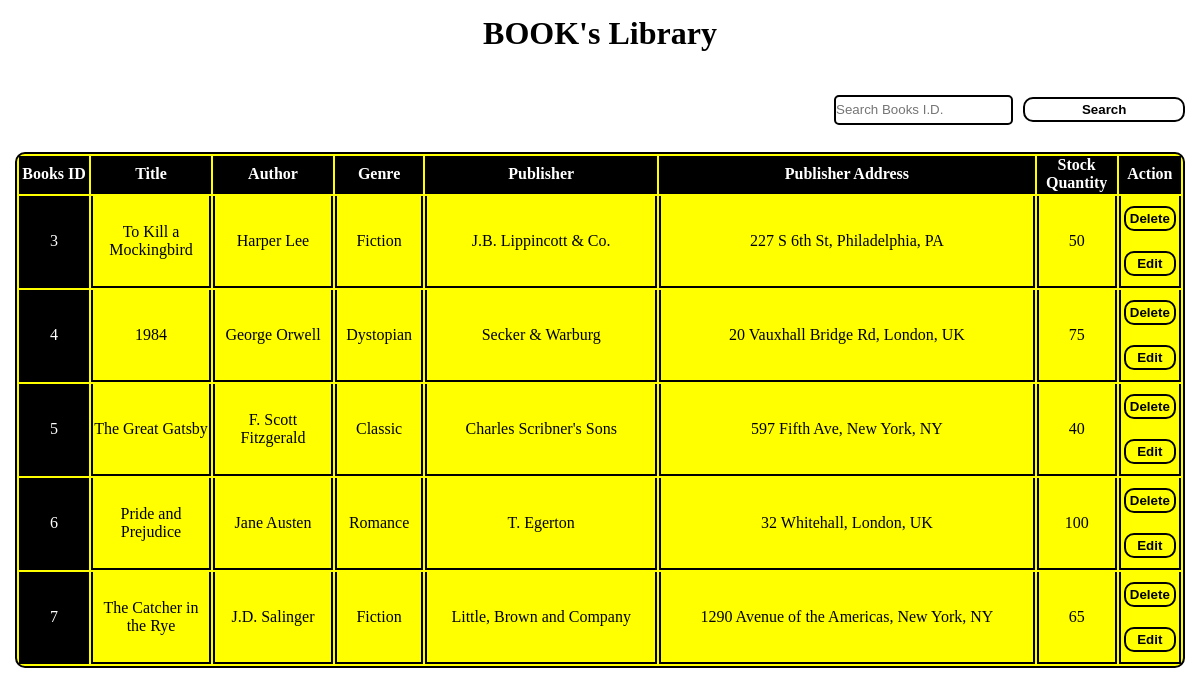
The app's page /indexmain.php with its own data.
### tables this page shows
CREATE TABLE `book` (
  `id` int(200) NOT NULL,
  `title` varchar(200) NOT NULL,
  `author` varchar(200) NOT NULL,
  `genre` varchar(200) NOT NULL,
  `publisher` varchar(200) NOT NULL,
  `publisherAddress` varchar(200) NOT NULL,
  `stock` varchar(200) NOT NULL
);

### indexmain.php (the view, shortened to what this page needs)
<!DOCTYPE html>
<html lang="en">
<head>
    <link rel="stylesheet" href="css/style.css">
</head>
<body>
    <div class="container">
        <div class="tables">
            <h1>BOOK's Library</h1>
            <div class="search_box">
                <form method="POST" action="search.php">
                    <input type="number" id="search" name="search" placeholder="Search Books I.D.">
                    <button type="submit">Search</button>
                </form>
            </div>
            <table>
                <thead>
                    <th width="70">Books ID</th>
                    <th width="120">Title</th>
                    <th width="120">Author</th>
                    <th>Genre</th>
                    <th>Publisher</th>
                    <th>Publisher Address</th>
                    <th width="80">Stock Quantity</th>
                    <th>Action</th>
                </thead>
                <tbody>
                <?php
                $servername = "localhost";
                $username = "root";
                $password = "";
                $dbname = "books_db";
                $conn = new mysqli($servername, $username, $password, $dbname);
                $sql = $conn->prepare("SELECT * FROM book");
                $sql->execute();
                $result = $sql->get_result();
                if($result->num_rows > 0) {
                    $rows = $result->fetch_all(MYSQLI_ASSOC);
                    foreach($rows as $row) {
                        echo '
                        <tr>
                        <td style="background-color: #000; color: #fff;">' . $row["id"] . '</td>
                        <td>' . $row["title"] . '</td>
                        <td>' . $row["author"] . '</td>
                        <td>' . $row["genre"] . '</td>
                        <td>' . $row["publisher"] . '</td>
                        <td>' . $row["publisherAddress"] . '</td>
                        <td>' . $row["stock"] . '</td>
                        <td>
                            <form method="POST" action="php/delete.php">
                                <button type="submit">Delete</button>
                                <input type="hidden" name="delete" value="' . $row["id"] . '">
                            </form>
                            <form method="POST" action="update.php">
                                <button type="submit">Edit</button>
                                <input type="hidden" name="update" value="' . $row["id"] . '">
                            </form>
                        </td>
                    </tr>
                        ';
                    }
                }
                ?>
                </tbody>
            </table>
        </div>
    </div>
</body>
</html>

### css/style.css (style rules this page uses)
* { padding: 0; margin: 0; box-sizing: border-box; }
.container { width: 100%; height: auto; display: flex; justify-content: center; align-items: center; }
.tables { width: 100%; height: auto; display: flex; justify-content: center; align-items: center; flex-flow: column; margin: 15px; }
.tables h1 { margin: 0px 0px 15px 0px; }
.tables table { width: 100%; height: auto; background-color: #ff0; border-radius: 10px; border: 2px solid #000; overflow: hidden; }
.tables th { border-left: 2px solid #000; border-right: 2px solid #000; border-bottom: 2px solid #000; background-color: #000; color: #fff; }
.tables td { border-left: 2px solid #000; border-right: 2px solid #000; border-bottom: 2px solid #000; text-align: center; }
.tables button { width: 90%; height: 25px; background: transparent; border: 2px solid #000; border-radius: 10px; font-weight: bold; cursor: pointer; transition: 0.5s ease-in-out; margin: 10px 0 10px 0; }
.search_box { width: 100%; height: auto; display: flex; justify-content: right; margin: 20px 0 20px 0; }
.search_box form { width: 30%; display: flex; justify-content: center; align-items: center; }
.search_box input { width: 100%; height: 30px; margin: 0 10px 0 0; border-radius: 5px; border: 2px solid #000; background: transparent; transition: 1s ease-in-out; color: #000; }

### records on screen
book: id "3", title "To Kill a Mockingbird", author "Harper Lee", genre "Fiction", publisher "J.B. Lippincott & Co.", publisherAddress "227 S 6th St, Philadelphia, PA", stock "50"
book: id "4", title "1984", author "George Orwell", genre "Dystopian", publisher "Secker & Warburg", publisherAddress "20 Vauxhall Bridge Rd, London, UK", stock "75"
book: id "5", title "The Great Gatsby", author "F. Scott Fitzgerald", genre "Classic", publisher "Charles Scribner's Sons", publisherAddress "597 Fifth Ave, New York, NY", stock "40"
book: id "6", title "Pride and Prejudice", author "Jane Austen", genre "Romance", publisher "T. Egerton", publisherAddress "32 Whitehall, London, UK", stock "100"
book: id "7", title "The Catcher in the Rye", author "J.D. Salinger", genre "Fiction", publisher "Little, Brown and Company", publisherAddress "1290 Avenue of the Americas, New York, NY", stock "65"
